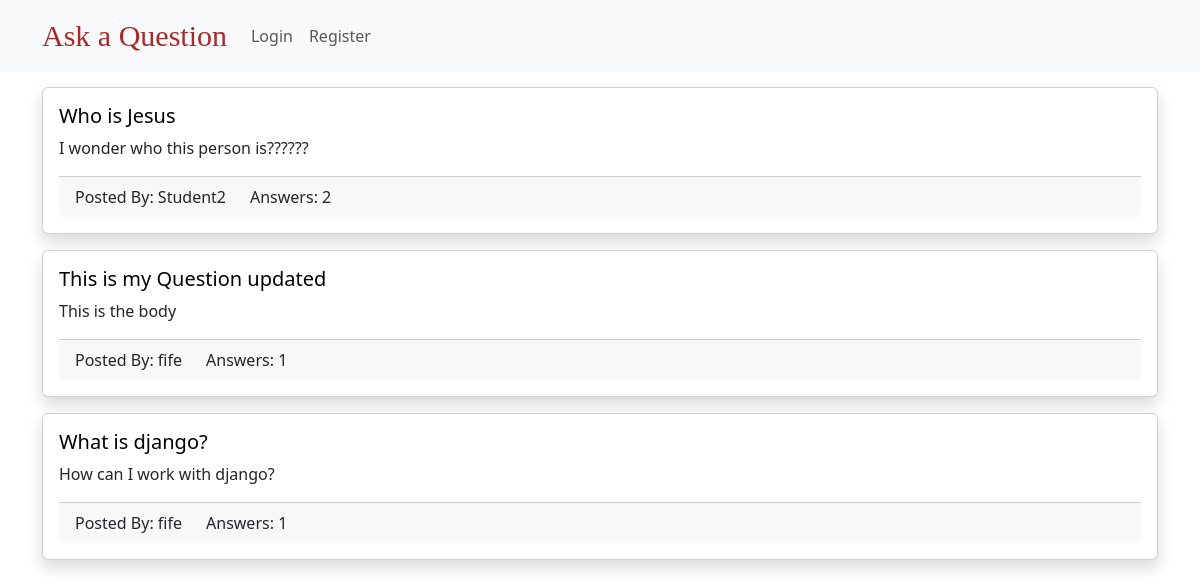
/question/, run on an earlier commit of the app's database.
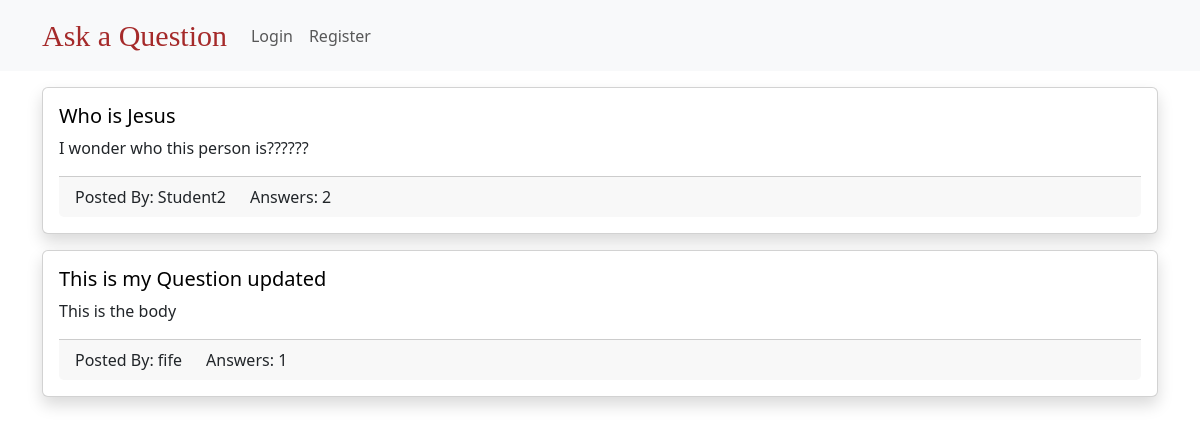
And on a later commit of the database.
### questions/models.py (models this page shows, shortened)
class Question(models.Model):
    created_at = models.DateTimeField(auto_now_add=True)
    title = models.CharField(max_length=250)
    body = models.TextField()
    slug = models.SlugField(max_length=250, unique=True)
    author = models.ForeignKey(settings.AUTH_USER_MODEL,
                               on_delete=models.CASCADE, related_name="questions")

### users/models.py (models this page shows)
class CustomUser(AbstractUser):
    pass

### questions/views.py (the view)
# urls.py: path('question/', question_list, name='qlist'),
def question_list(request):
    question_lister = Question.objects.all().order_by('-created_at')
    return render(request, 'QList.html', {"question_lister": question_lister})

### templates/QList.html (shortened to what this page needs)
{% extends 'base.html' %}
{% block body %}
    <div class="container mt-3">
        {% for question in question_lister %}
            <div class="card mt-3 shadow">
                <div class="card-body">
                    <h5 class="card-title"><a class="link-style" href="{% url 'qdetails' question.slug %}">{{question.title}}</a></h5>
                    <p class="card-text">{{ question.body }}</p>
                    <div class="card-footer">
                        <div class="row">
                            <div class="col col-md-auto">
                                Posted By: {{ question.author.username  }}
                            </div>
                            <div class="col col-md-auto">
                                Answers: {{ question.answers.count  }}
                            </div>
                        </div>
                    </div>
                </div>
            </div>
        {% endfor %}
    </div>
{% endblock %}

### templates/base.html (shortened to what this page needs)
<!DOCTYPE html>
<html lang="en">
<head>
    <link href="https://cdn.jsdelivr.net/npm/bootstrap@5.3.0/dist/css/bootstrap.min.css" rel="stylesheet">
    {% include 'navbar.html' %}
</head>
<body>
    {% block body  %}
    {% endblock  %}
</body>
</html>

### templates/navbar.html (shortened to what this page needs)
<nav class="navbar navbar-expand-lg bg-body-tertiary">
    <div class="container">
      <a class="navbar-brand text-style" href="#">Ask a Question</a>
      <div class="collapse navbar-collapse" id="navbarSupportedContent">
        <ul class="navbar-nav me-auto mb-2 mb-lg-0">
            {% if request.user.is_authenticated %}
          <li class="nav-item">
            <a class="nav-link" href="{% url 'login' %}">Login </a>
          </li>
          <li class="nav-item">
            <a class="nav-link" href="{% url 'register' % }">Register </a>
          </li>
        </ul>
      </div>
    </div>
  </nav>

### templates/navbar.html (style rules this page uses)
.text-style { font-size: 30px !important; font-family: fantasy !important; color: brown !important; }

### templates/QList.html (style rules this page uses)
.link-style { text-decoration: none; color: black; }

What changed in the data, as far as the page shows it:
removed Question: title "What is django?", body "How can I work with django?", author.username "fife", answers.count "1"
